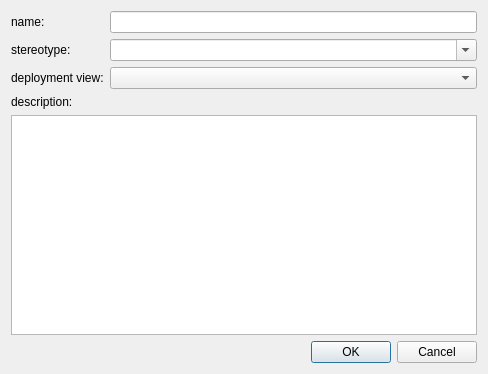
<?xml version="1.0" encoding="UTF-8"?>
<ui version="4.0">
 <class>Dialog</class>
 <widget class="QDialog" name="Dialog">
  <property name="geometry">
   <rect>
    <x>0</x>
    <y>0</y>
    <width>488</width>
    <height>374</height>
   </rect>
  </property>
  <property name="windowTitle">
   <string>Dialog</string>
  </property>
  <layout class="QVBoxLayout" name="verticalLayout">
   <item>
    <layout class="QFormLayout" name="formLayout">
     <item row="0" column="0">
      <widget class="QLabel" name="lblName">
       <property name="text">
        <string>name:</string>
       </property>
      </widget>
     </item>
     <item row="0" column="1">
      <widget class="QLineEdit" name="ldtName"/>
     </item>
     <item row="1" column="0">
      <widget class="QLabel" name="lblStereotype">
       <property name="text">
        <string>stereotype:</string>
       </property>
      </widget>
     </item>
     <item row="1" column="1">
      <widget class="QComboBox" name="cbxSterotype">
       <property name="editable">
        <bool>true</bool>
       </property>
      </widget>
     </item>
     <item row="2" column="0">
      <widget class="QLabel" name="lblDeploymentView">
       <property name="text">
        <string>deployment view:</string>
       </property>
      </widget>
     </item>
     <item row="2" column="1">
      <widget class="QComboBox" name="cbxDeploymentView"/>
     </item>
     <item row="3" column="0">
      <widget class="QLabel" name="lblDescription">
       <property name="text">
        <string>description:</string>
       </property>
      </widget>
     </item>
     <item row="4" column="0" colspan="2">
      <widget class="QPlainTextEdit" name="tdtDescription"/>
     </item>
    </layout>
   </item>
   <item>
    <widget class="QDialogButtonBox" name="buttonBox">
     <property name="orientation">
      <enum>Qt::Horizontal</enum>
     </property>
     <property name="standardButtons">
      <set>QDialogButtonBox::Cancel|QDialogButtonBox::Ok</set>
     </property>
    </widget>
   </item>
  </layout>
 </widget>
 <resources/>
 <connections>
  <connection>
   <sender>buttonBox</sender>
   <signal>accepted()</signal>
   <receiver>Dialog</receiver>
   <slot>accept()</slot>
   <hints>
    <hint type="sourcelabel">
     <x>248</x>
     <y>254</y>
    </hint>
    <hint type="destinationlabel">
     <x>157</x>
     <y>274</y>
    </hint>
   </hints>
  </connection>
  <connection>
   <sender>buttonBox</sender>
   <signal>rejected()</signal>
   <receiver>Dialog</receiver>
   <slot>reject()</slot>
   <hints>
    <hint type="sourcelabel">
     <x>316</x>
     <y>260</y>
    </hint>
    <hint type="destinationlabel">
     <x>286</x>
     <y>274</y>
    </hint>
   </hints>
  </connection>
 </connections>
</ui>
